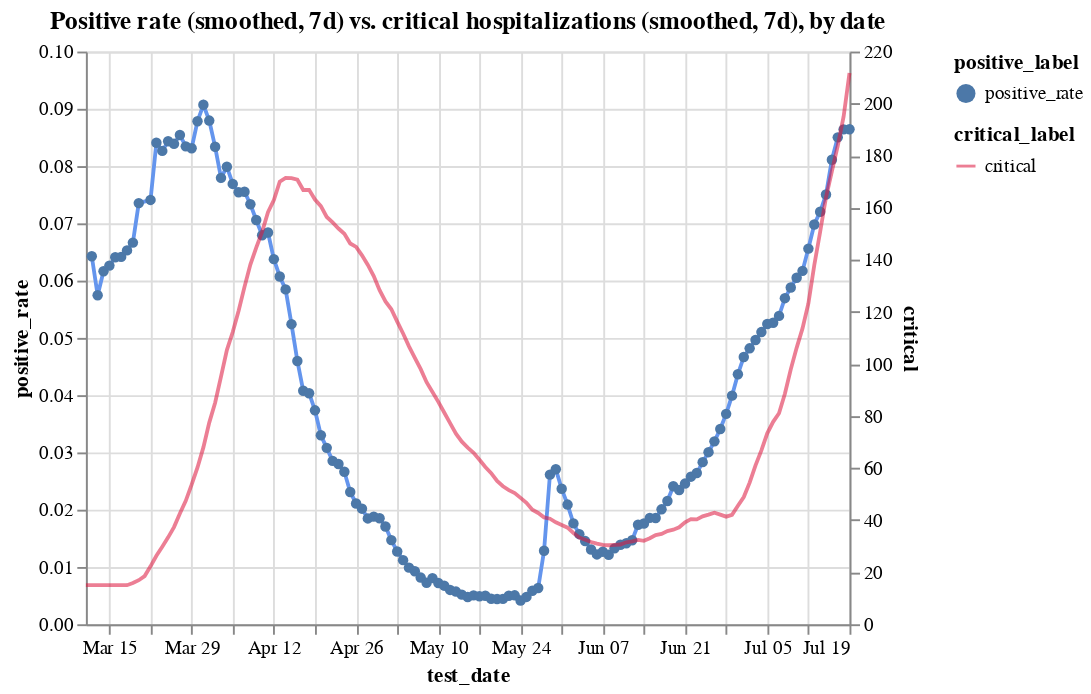

The code cell stored with this chart in its notebook:
### Code cell
c1 = alt.Chart(hos_and_rate[hos_and_rate.positive_rate<0.115]
               .assign(positive_rate = lambda x: x.positive_rate.ewm(span=7).mean())
               .assign(positive_label ='positive_rate')).mark_line(color='cornflowerblue').encode(
    x='test_date',
    y='positive_rate',
    tooltip=['test_date', 'positive_rate'],
    shape='positive_label'
)
c2 = alt.Chart(hos_and_rate
               .assign(critical_label='critical')
               .assign(critical = lambda x: x.critical.ewm(span=7).mean())
              ).mark_line(color='crimson').encode(
    x='test_date',
    y='critical',
    tooltip=['test_date', 'critical'],
    opacity='critical_label'
)


alt.layer(c1, c2).resolve_scale(y='independent').properties(title='Positive rate (smoothed, 7d) vs. critical hospitalizations (smoothed, 7d), by date')

### Figure 1 — Vega-Lite specification as saved in the notebook (floating-point values rounded to 4 significant figures; data arrays with more than 128 entries replaced by an {"elided": "..."} marker saying what was removed)
{"config": {"view": {"continuousWidth": 400, "continuousHeight": 300}}, "layer": [{"data": {"name": "data-7fb2927742f3cabecd23e253e4aba009"}, "mark": {"type": "line", "color": "cornflowerblue"}, "encoding": {"shape": {"type": "nominal", "field": "positive_label"}, "tooltip": [{"type": "temporal", "field": "test_date"}, {"type": "quantitative", "field": "positive_rate"}], "x": {"type": "temporal", "field": "test_date"}, "y": {"type": "quantitative", "field": "positive_rate"}}}, {"data": {"name": "data-fb104a88fe2fbb94e8622a04a3a6b808"}, "mark": {"type": "line", "color": "crimson"}, "encoding": {"opacity": {"type": "nominal", "field": "critical_label"}, "tooltip": [{"type": "temporal", "field": "test_date"}, {"type": "quantitative", "field": "critical"}], "x": {"type": "temporal", "field": "test_date"}, "y": {"type": "quantitative", "field": "critical"}}}], "resolve": {"scale": {"y": "independent"}}, "title": "Positive rate (smoothed, 7d) vs. critical hospitalizations (smoothed, 7d), by date", "$schema": "https://vega.github.io/schema/vega-lite/v4.8.1.json", "datasets": {"data-7fb2927742f3cabecd23e253e4aba009": {"elided": "129 records"}, "data-fb104a88fe2fbb94e8622a04a3a6b808": {"elided": "131 records"}}}
